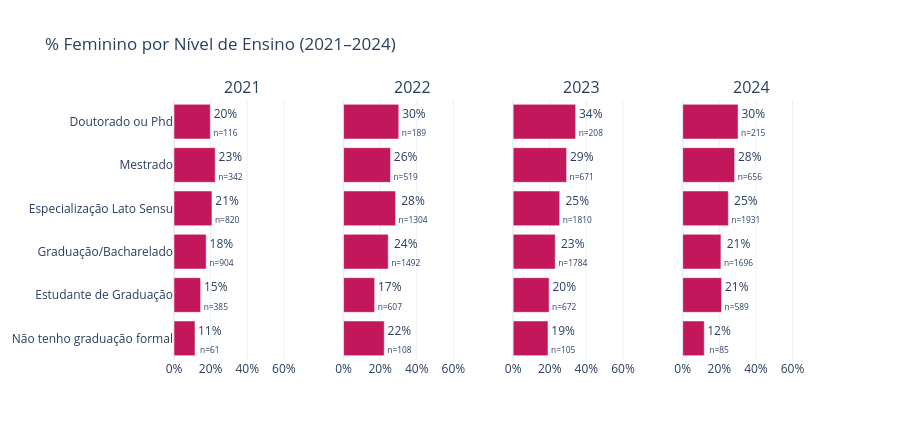

Here is the notebook cell this chart was saved with:
### Markdown cell above
### 2.5 — Escolaridade por gênero

### Code cell
fig = subplots_pct_fem(
    df, 'nivel_ensino', NIVEL_ENSINO_ORDEM,
    '% Feminino por Nível de Ensino (2021–2024)',
    height=440,
)
fig.show()

### Figure 1 — Plotly figure (JSON) as saved in the notebook; plotly's stock layout.template omitted (floating-point values rounded to 4 significant figures)
{"data": [{"marker": {"color": "#C2185B"}, "orientation": "h", "showlegend": false, "text": ["11%<br><sub>n=61</sub>", "15%<br><sub>n=385</sub>", "18%<br><sub>n=904</sub>", "21%<br><sub>n=820</sub>", "23%<br><sub>n=342</sub>", "20%<br><sub>n=116</sub>"], "textposition": "outside", "type": "bar", "x": [11.48, 14.55, 17.59, 20.73, 22.51, 19.83], "xaxis": "x", "y": ["Não tenho graduação formal", "Estudante de Graduação", "Graduação/Bacharelado", "Especialização Lato Sensu", "Mestrado", "Doutorado ou Phd"], "yaxis": "y"}, {"marker": {"color": "#C2185B"}, "orientation": "h", "showlegend": false, "text": ["22%<br><sub>n=108</sub>", "17%<br><sub>n=607</sub>", "24%<br><sub>n=1492</sub>", "28%<br><sub>n=1304</sub>", "26%<br><sub>n=519</sub>", "30%<br><sub>n=189</sub>"], "textposition": "outside", "type": "bar", "x": [22.22, 16.97, 24.4, 28.37, 25.63, 30.16], "xaxis": "x2", "y": ["Não tenho graduação formal", "Estudante de Graduação", "Graduação/Bacharelado", "Especialização Lato Sensu", "Mestrado", "Doutorado ou Phd"], "yaxis": "y2"}, {"marker": {"color": "#C2185B"}, "orientation": "h", "showlegend": false, "text": ["19%<br><sub>n=105</sub>", "20%<br><sub>n=672</sub>", "23%<br><sub>n=1784</sub>", "25%<br><sub>n=1810</sub>", "29%<br><sub>n=671</sub>", "34%<br><sub>n=208</sub>"], "textposition": "outside", "type": "bar", "x": [19.05, 19.64, 22.98, 25.41, 29.21, 34.13], "xaxis": "x3", "y": ["Não tenho graduação formal", "Estudante de Graduação", "Graduação/Bacharelado", "Especialização Lato Sensu", "Mestrado", "Doutorado ou Phd"], "yaxis": "y3"}, {"marker": {"color": "#C2185B"}, "orientation": "h", "showlegend": false, "text": ["12%<br><sub>n=85</sub>", "21%<br><sub>n=589</sub>", "21%<br><sub>n=1696</sub>", "25%<br><sub>n=1931</sub>", "28%<br><sub>n=656</sub>", "30%<br><sub>n=215</sub>"], "textposition": "outside", "type": "bar", "x": [11.76, 21.22, 20.87, 24.91, 28.35, 30.23], "xaxis": "x4", "y": ["Não tenho graduação formal", "Estudante de Graduação", "Graduação/Bacharelado", "Especialização Lato Sensu", "Mestrado", "Doutorado ou Phd"], "yaxis": "y4"}], "layout": {"annotations": [{"font": {"size": 16}, "showarrow": false, "text": "2021", "x": 0.1062, "xanchor": "center", "xref": "paper", "y": 1, "yanchor": "bottom", "yref": "paper"}, {"font": {"size": 16}, "showarrow": false, "text": "2022", "x": 0.3688, "xanchor": "center", "xref": "paper", "y": 1, "yanchor": "bottom", "yref": "paper"}, {"font": {"size": 16}, "showarrow": false, "text": "2023", "x": 0.6313, "xanchor": "center", "xref": "paper", "y": 1, "yanchor": "bottom", "yref": "paper"}, {"font": {"size": 16}, "showarrow": false, "text": "2024", "x": 0.8938, "xanchor": "center", "xref": "paper", "y": 1, "yanchor": "bottom", "yref": "paper"}], "height": 440, "legend": {"orientation": "h", "x": 1, "xanchor": "right", "y": 1.02}, "title": {"text": "% Feminino por Nível de Ensino (2021–2024)"}, "xaxis": {"anchor": "y", "domain": [0, 0.2125], "range": [0, 75], "ticksuffix": "%"}, "xaxis2": {"anchor": "y2", "domain": [0.2625, 0.475], "range": [0, 75], "ticksuffix": "%"}, "xaxis3": {"anchor": "y3", "domain": [0.525, 0.7375], "range": [0, 75], "ticksuffix": "%"}, "xaxis4": {"anchor": "y4", "domain": [0.7875, 1], "range": [0, 75], "ticksuffix": "%"}, "yaxis": {"anchor": "x", "domain": [0, 1]}, "yaxis2": {"anchor": "x2", "domain": [0, 1], "matches": "y", "showticklabels": false}, "yaxis3": {"anchor": "x3", "domain": [0, 1], "matches": "y", "showticklabels": false}, "yaxis4": {"anchor": "x4", "domain": [0, 1], "matches": "y", "showticklabels": false}}}
